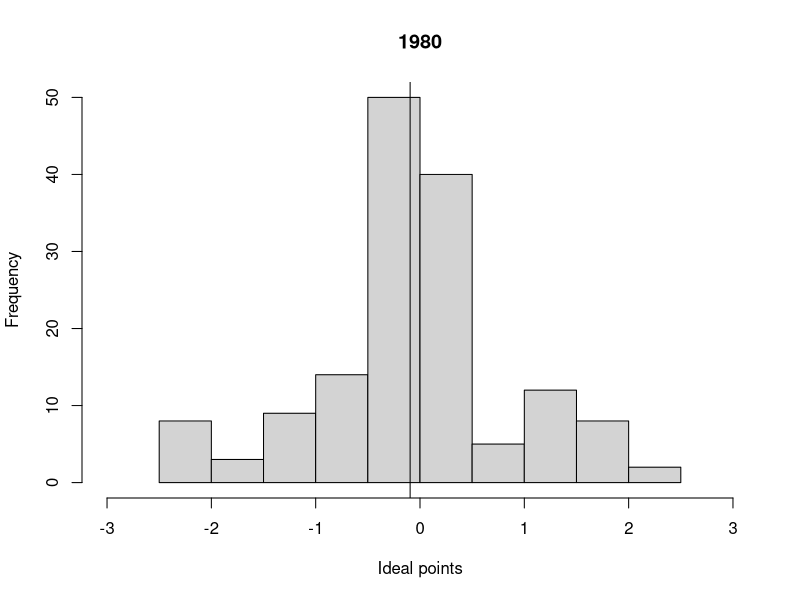
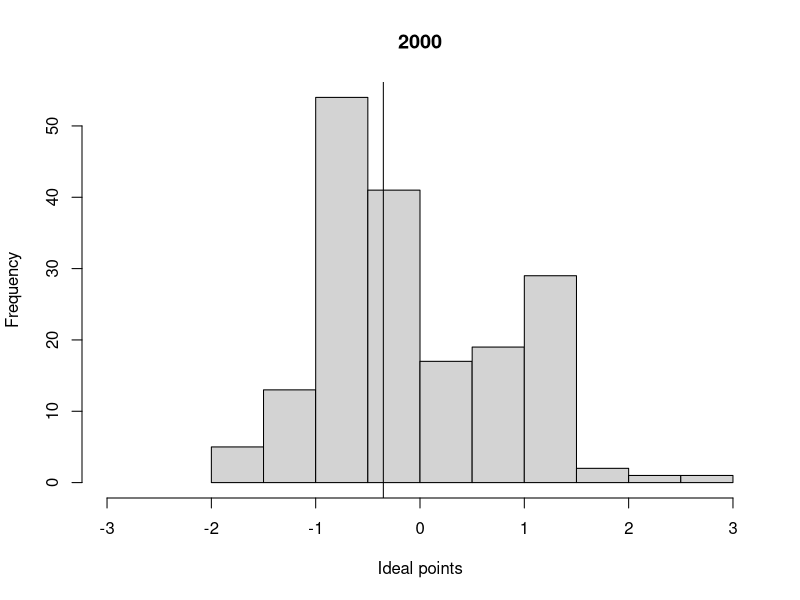
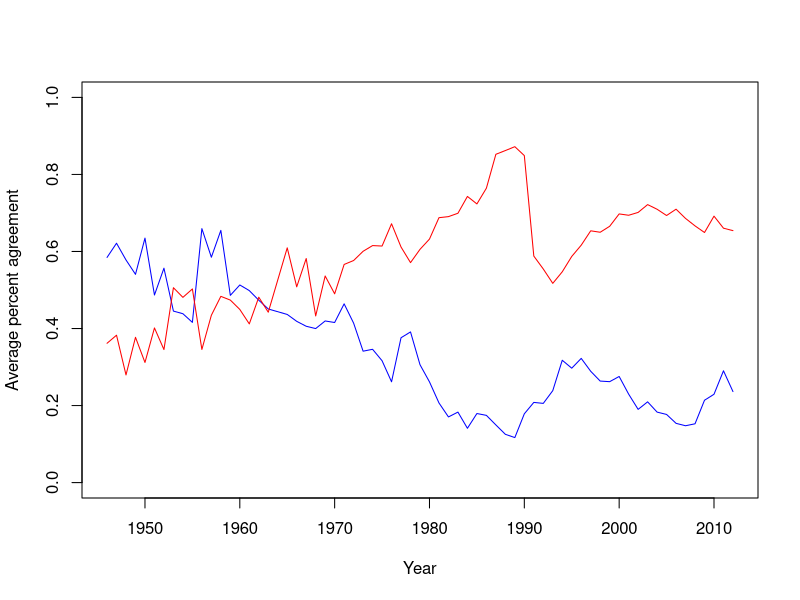
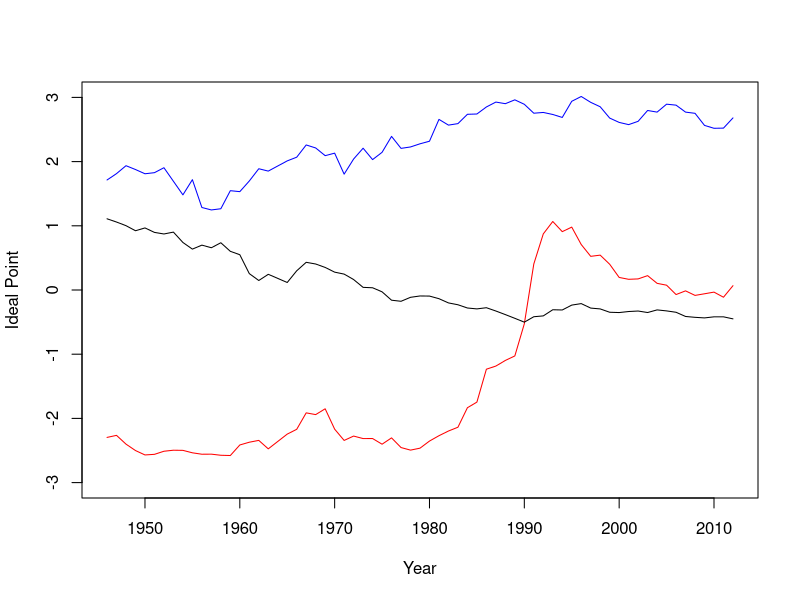
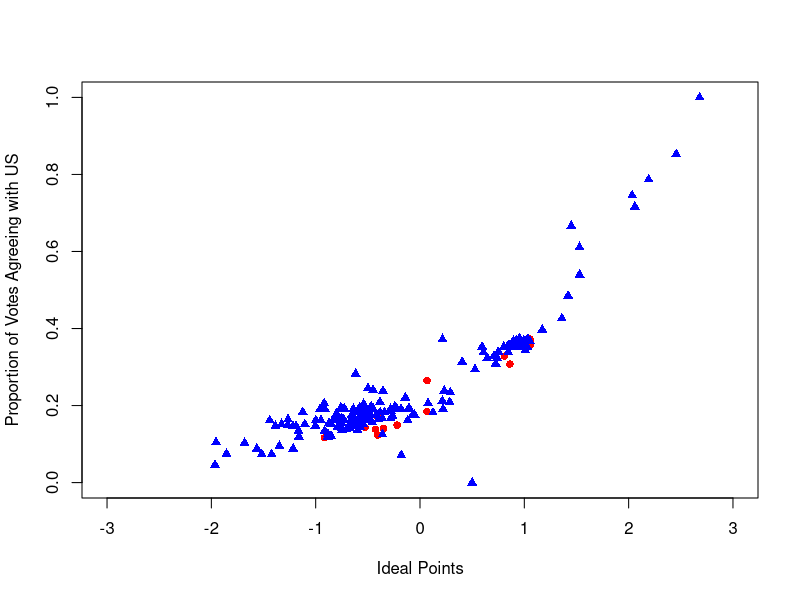
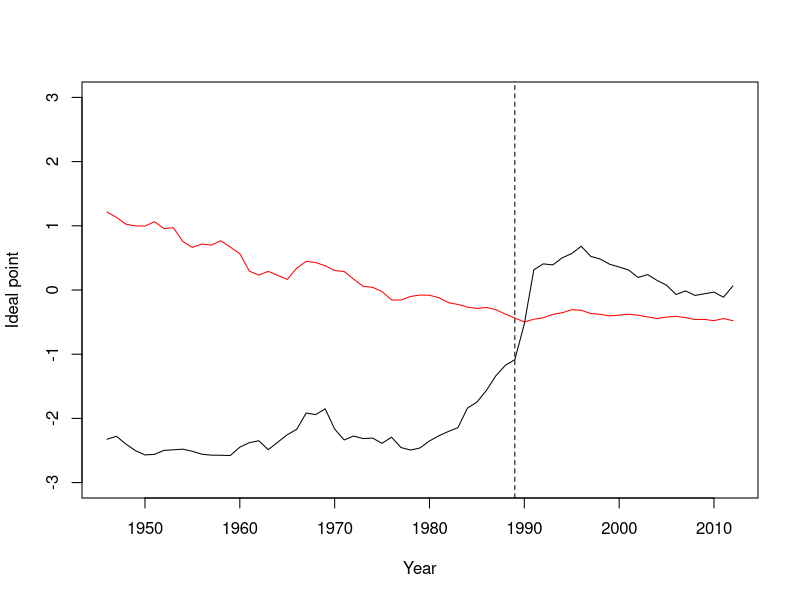

Generate these figures, in order, with R:
## ---- chunk 1
## Load data
un <- read.csv("data/unvoting.csv")
## Create subsets
un1980 <- subset(un, subset = Year == 1980)
un2000 <- subset(un, subset = Year == 2000)
## Generate histograms
hist(un1980$idealpoint, xlim = c(-3, 3), xlab = "Ideal points",
    main = "1980")
abline(v = median(un1980$idealpoint))
hist(un2000$idealpoint, xlim = c(-3, 3), xlab = "Ideal points",
    main = "2000")
abline(v = median(un2000$idealpoint))
## ---- chunk 2
## Load yearly average data
un.year.avg <- read.csv("data/unvotingYearAvg.csv")
## Plot
plot(x = un.year.avg$Year, y = un.year.avg$meanPctAgreeUS, 
     ylim = c(0, 1), xlab = "Year", ylab = "Average percent agreement", 
     type = "l", col = "blue")
lines(x = un.year.avg$Year, y = un.year.avg$meanPctAgreeRUSSIA, 
     ylim = c(0, 1), xlab = "Year", ylab = "Average percent agreement", 
     type = "l", col = "red")
## ---- chunk 3
plot(x = un.year.avg$Year, y = un$idealpoint[un$CountryAbb == "USA"], 
     ylim = c(-3, 3), xlab = "Year", ylab = "Ideal Point",
     type = "l", col = "blue")
lines(x = un.year.avg$Year, y = un$idealpoint[un$CountryAbb == "RUS"], 
      col = "red")
lines(x = un.year.avg$Year, y = un.year.avg$medianIdealpoint)
## ---- chunk 4
## Load names
post.soviet <- read.csv("data/formersoviet.csv")$formerSovCountryName
## An indicator variable for post Soviet Union states
un$post.soviet <- ifelse(un$CountryName %in% post.soviet, 1, 0)
## Plot
un12 <- subset(un, subset = (Year == 2012))
plot(x = un12$idealpoint[un12$post.soviet == 1], 
     y = un12$PctAgreeUS[un12$post.soviet == 1], pch = 16, 
     xlim = c(-3, 3), ylim = c(0, 1), col = "red", 
     xlab = "Ideal Points", 
     ylab = "Proportion of Votes Agreeing with US")
points(x = un12$idealpoint[un12$post.soviet == 0], 
       y = un12$PctAgreeUS[un12$post.soviet == 0], pch = 17, 
       col = "blue")
## ---- chunk 5
## Plot
plot(x = un.year.avg$Year, 
     y = un.year.avg$formerSovMedianIdealPt, 
     type = "l", ylim = c(-3, 3), xlab = "Year", ylab = "Ideal point")
lines(x = un.year.avg$Year,
      y = un.year.avg$nonFormerSovMedianIdealPt, 
      col = "red")
abline(v = 1989, lty = "dashed")
